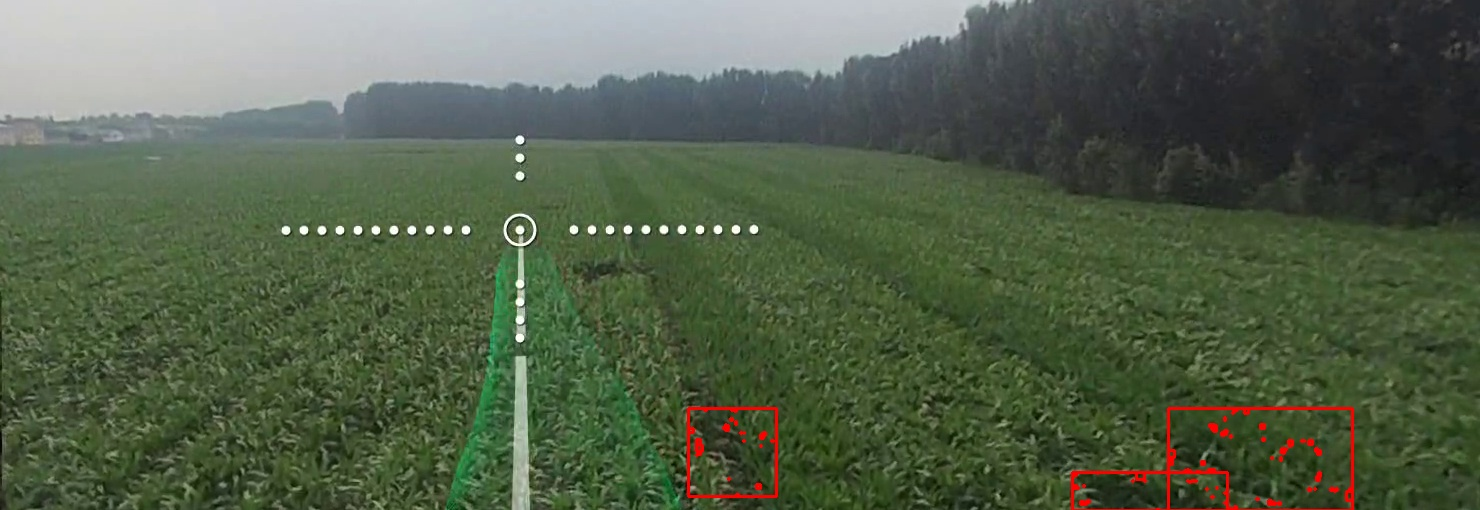
#> input picture data/images/box.jpg, 1480 x 510 px
$ python -i mask_generator.py   (imports and definitions only)
#> lines starting #> are read from the running program, lines starting #| are printed output that depends on the picture; after the words box and inside, x2 and y2 are one past the last pixel; in counts of white or black regions, pixels touching at a corner belong together
import cv2
import numpy as np

def generate_mask(
    input_path: str,
    output_path: str,
    threshold_value: int = 60,
    min_area: int = 2000,
    kernel: np.ndarray = cv2.getStructuringElement(cv2.MORPH_ELLIPSE, (7, 7))
):
    """Generate sparse-area mask from ExG image."""
#> called with input_path = '../../data/images/box.jpg', output_path = 'out.png', threshold_value = 60, min_area = 2000, kernel = array of shape (7, 7)
    img = cv2.imread(input_path)
#> img is the input picture: shape (510, 1480, 3); mean B, G, R 74.2, 96.1, 83.4
    if img is None:
        print(f"❌ Failed to load image: {input_path}")
        return
    gray = cv2.cvtColor(img, cv2.COLOR_BGR2GRAY)
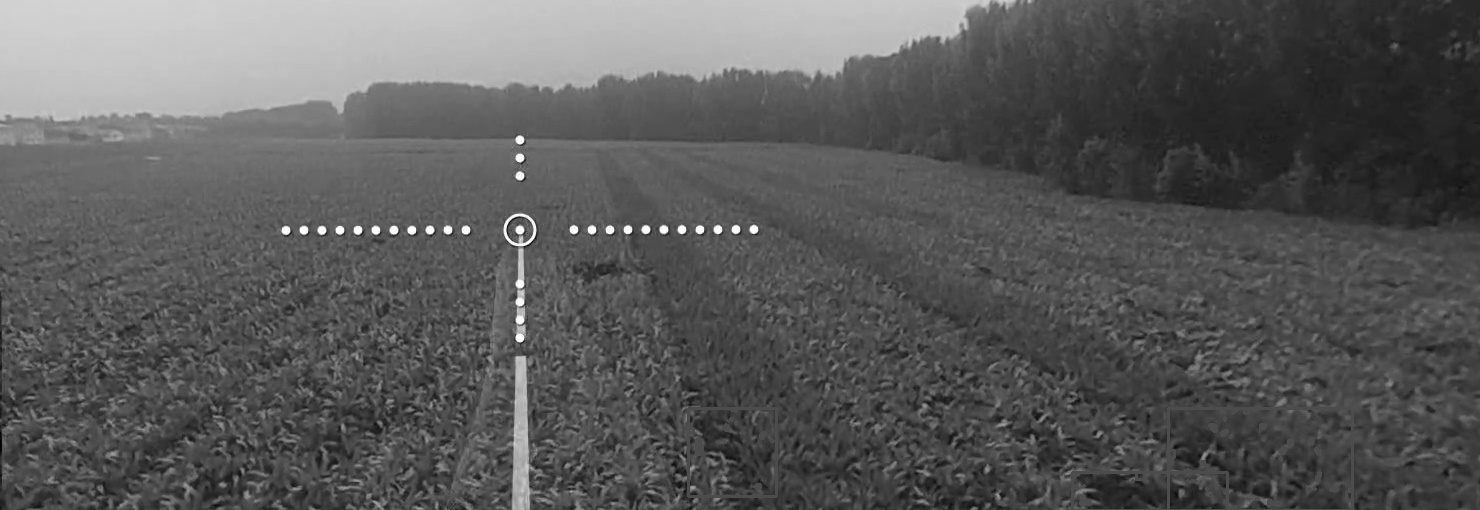
#> gray: shape (510, 1480); min 1, max 254, mean 89.8

    _, thresh = cv2.threshold(gray, threshold_value, 255, cv2.THRESH_BINARY_INV)
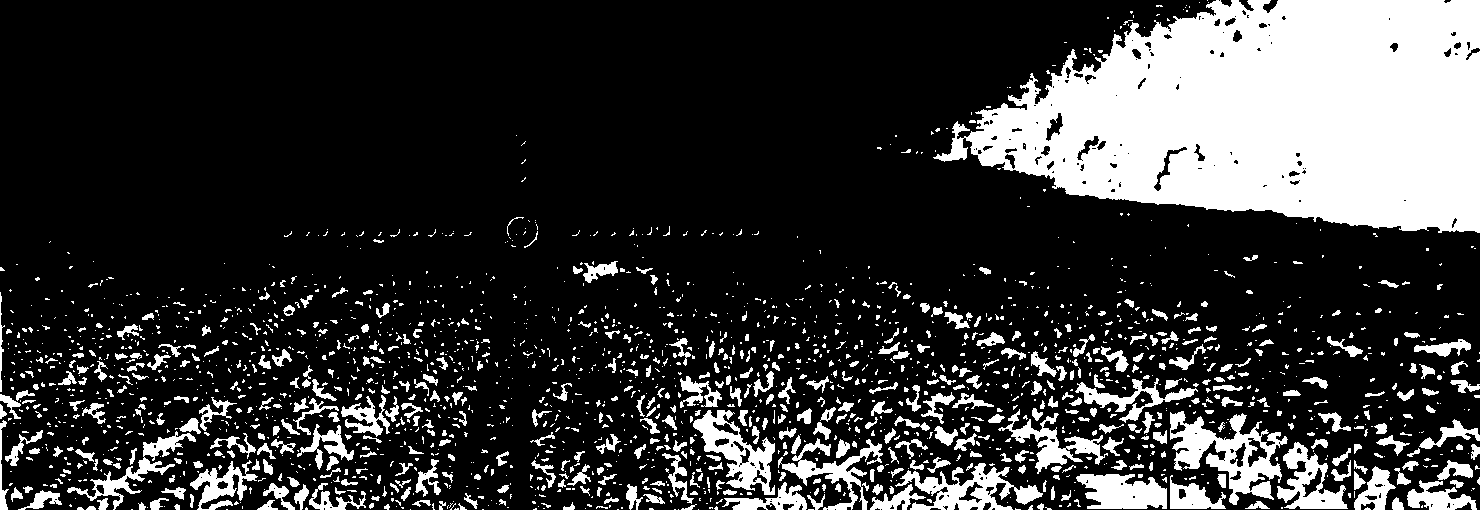
#> thresh: shape (510, 1480); 21.4% white; 2049 white regions (1508 under 20 px), largest, box (x1, y1, x2, y2) and area: (933, 0, 1480, 233) 88538, (1170, 411, 1288, 505) 4471, (895, 463, 1043, 510) 2871
    opened = cv2.morphologyEx(thresh, cv2.MORPH_OPEN, kernel)
#> opened: shape (510, 1480); 15.3% white; 193 white regions, largest, box (x1, y1, x2, y2) and area: (967, 0, 1480, 233) 86576, (1175, 419, 1280, 494) 2717, (1077, 474, 1167, 509) 2173
    closed = cv2.morphologyEx(opened, cv2.MORPH_CLOSE, kernel)
#> closed: shape (510, 1480); 15.9% white; 132 white regions, largest, box (x1, y1, x2, y2) and area: (941, 0, 1480, 233) 88851, (1175, 415, 1280, 504) 3848, (1077, 474, 1222, 510) 3239

    num_labels, labels, stats, _ = cv2.connectedComponentsWithStats(closed, connectivity=8)
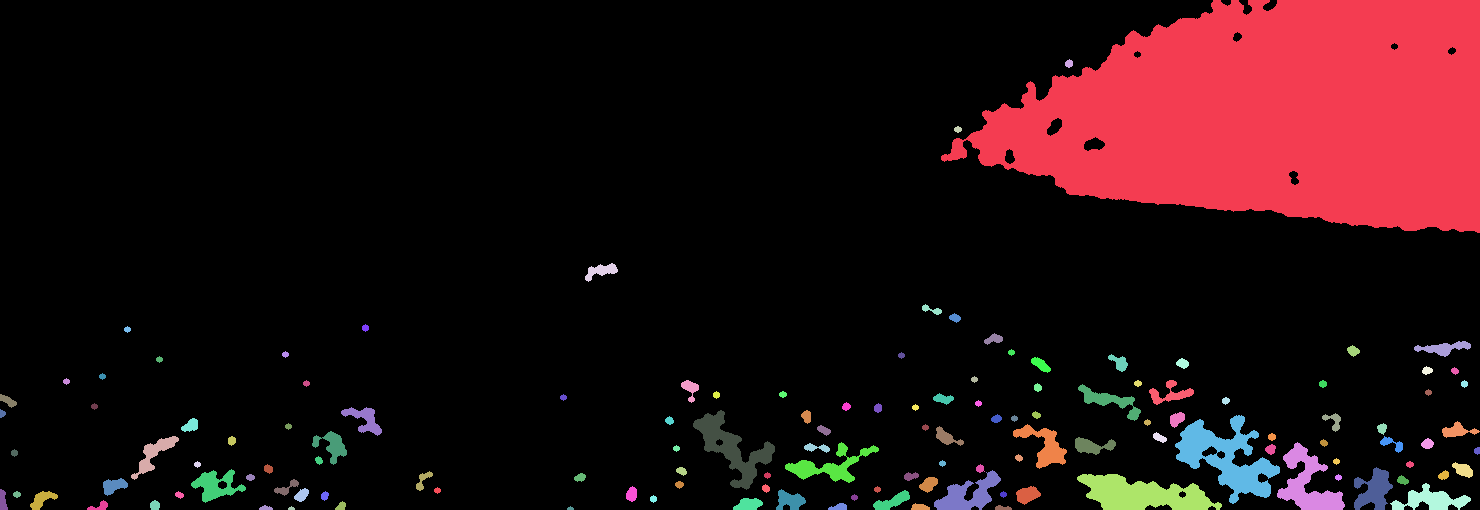
#> labels: shape (510, 1480) int32; 133 distinct labels, from 0 to 132; one colour per label, 0 black
#> num_labels = 133; stats = 133 rows, first 6: [0, 0, 1480, 510, 634909], [941, 0, 539, 233, 88851], [1065, 59, 8, 9, 53], [954, 126, 8, 7, 40], [585, 263, 33, 19, 298], [922, 304, 20, 11, 95]
    mask = np.zeros_like(gray)
    for i in range(1, num_labels):
        if stats[i, cv2.CC_STAT_AREA] >= min_area:
            mask[labels == i] = 255
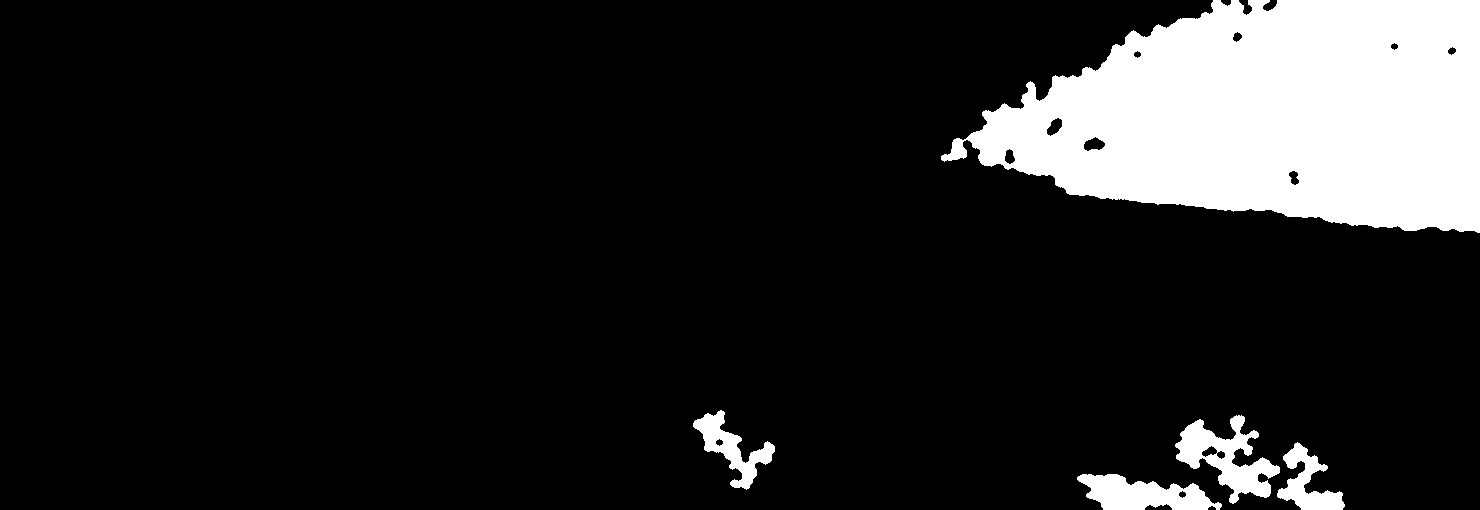
#> mask: shape (510, 1480); 13.3% white; 5 white regions, box (x1, y1, x2, y2) and area: (941, 0, 1480, 233) 88851, (1175, 415, 1280, 504) 3848, (1077, 474, 1222, 510) 3239, (693, 410, 775, 490) 2170, (1277, 442, 1345, 510) 2004

    mask[:int(gray.shape[0] / 2), :] = 0
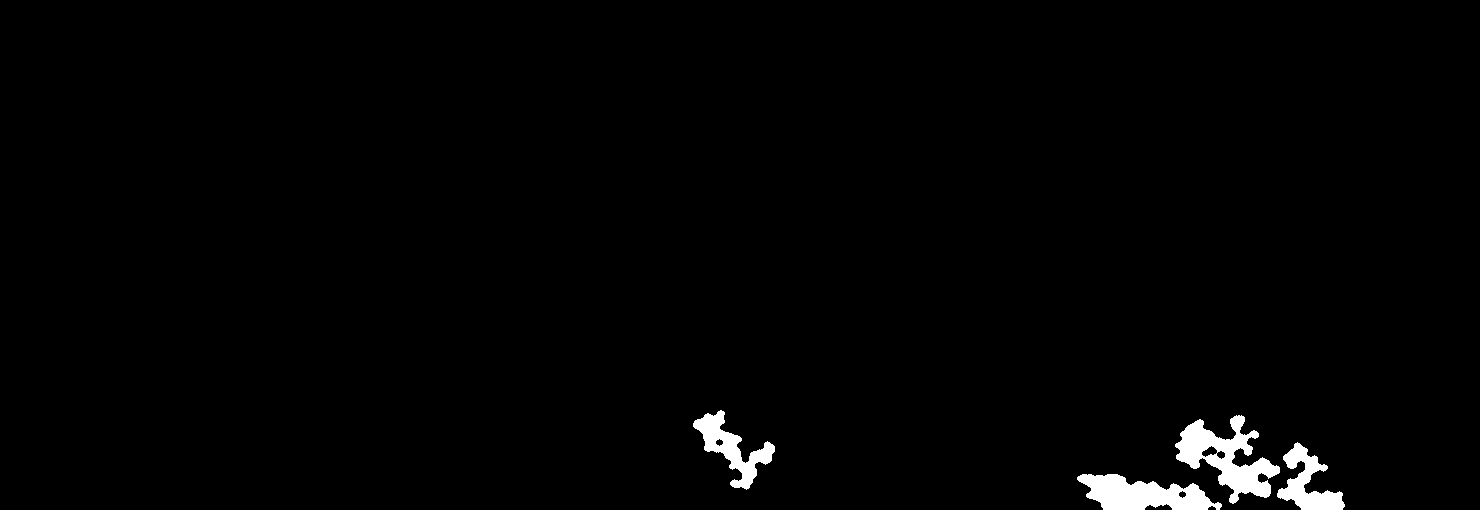
#> mask: shape (510, 1480); 1.5% white; 4 white regions, box (x1, y1, x2, y2) and area: (1175, 415, 1280, 504) 3848, (1077, 474, 1222, 510) 3239, (693, 410, 775, 490) 2170, (1277, 442, 1345, 510) 2004

    mask_bgr = cv2.cvtColor(mask, cv2.COLOR_GRAY2BGR)
    cv2.imwrite(output_path, mask_bgr)
    print(f"✅ Saved mask: {output_path}")

>>> result = generate_mask('../../data/images/box.jpg', 'out.png')

$ run again, on data/images/exg.jpg
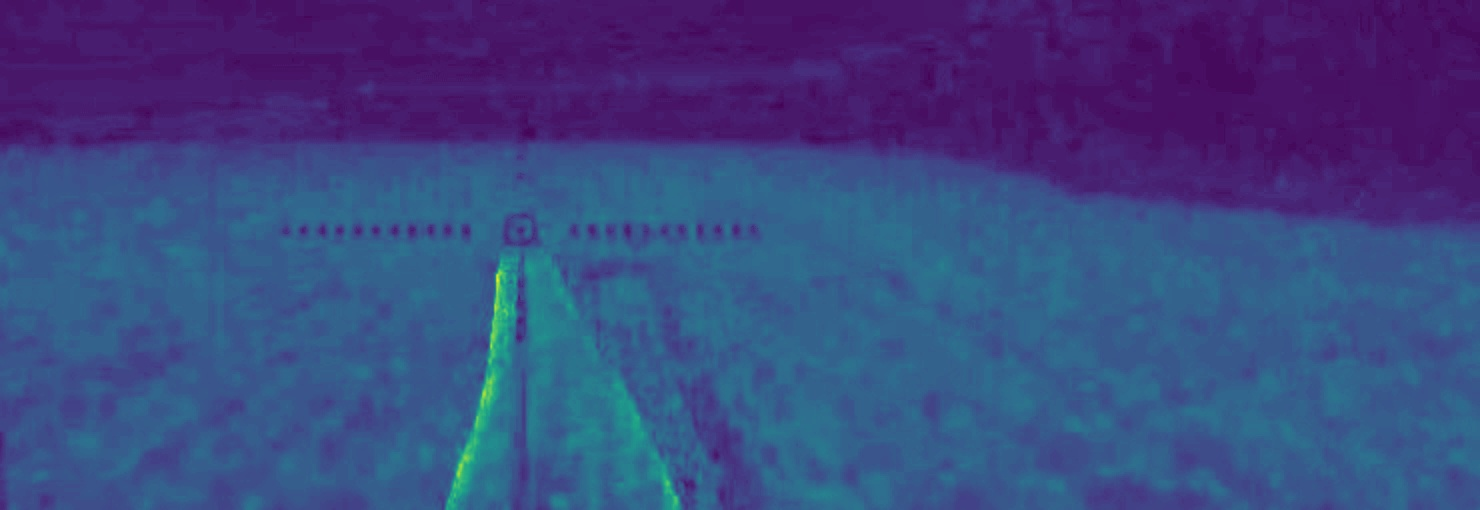
#> input picture data/images/exg.jpg, 1480 x 510 px
#> in generate_mask, img is the input picture: shape (510, 1480, 3); mean B, G, R 129.1, 71.2, 59.5
#> in generate_mask, `_, thresh = cv2.threshold(gray, threshold_value, 255, cv2.THRESH_BINAR..`:
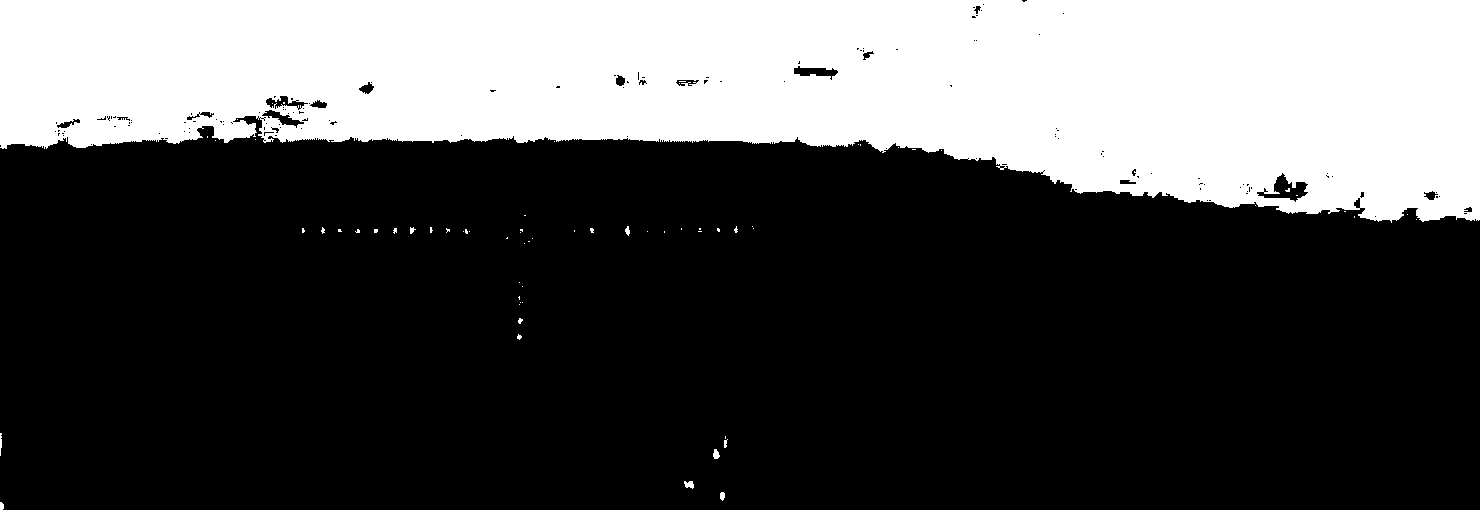
#> thresh: shape (510, 1480); 31.5% white; 68 white regions (58 under 20 px), largest, box (x1, y1, x2, y2) and area: (0, 0, 1480, 223) 237025, (684, 481, 694, 489) 57, (713, 449, 720, 459) 50
#> opened: shape (510, 1480); 31.2% white; 3 white regions, box (x1, y1, x2, y2) and area: (0, 0, 1480, 222) 235404, (266, 117, 280, 128) 114, (0, 502, 4, 510) 27
#> closed: shape (510, 1480); 31.4% white; 3 white regions (1 under 20 px), largest, box (x1, y1, x2, y2) and area: (0, 0, 1480, 222) 236740, (0, 502, 4, 510) 28
#> in generate_mask, `num_labels, labels, stats, _ = cv2.connectedComponentsWithStats(closed..`:
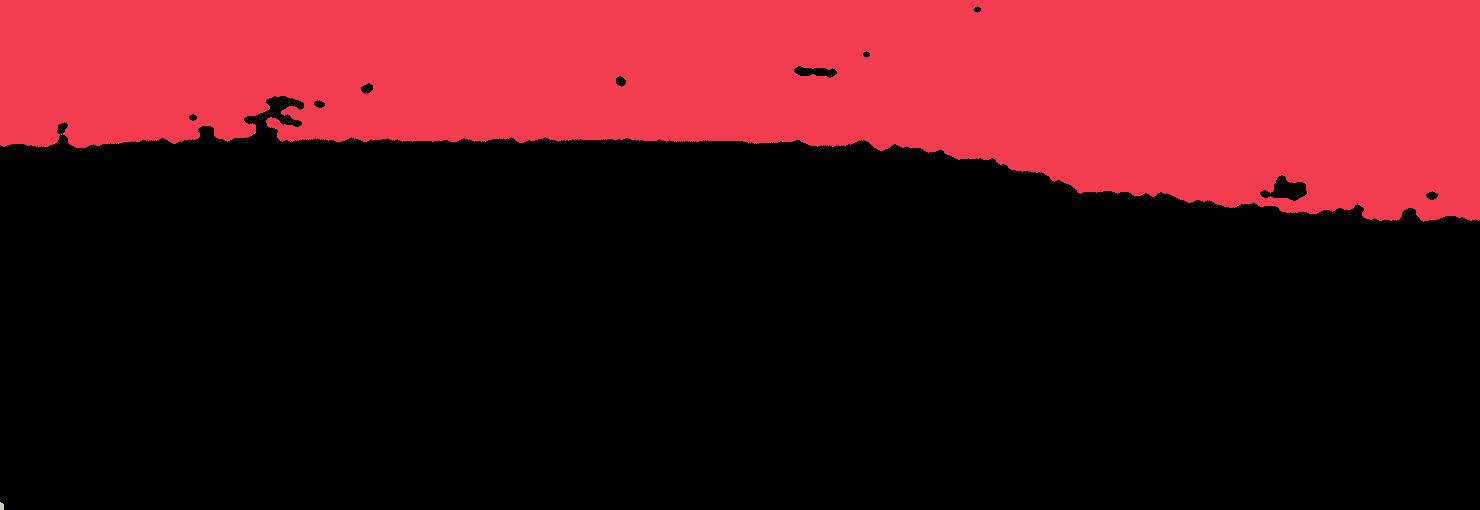
#> labels: shape (510, 1480) int32; 4 distinct labels, from 0 to 3; one colour per label, 0 black
#> num_labels = 4; stats = [[0, 6, 1480, 504, 518031], [0, 0, 1480, 222, 236740], [61, 134, 1, 1, 1], [0, 502, 4, 8, 28]]
#> mask_bgr: shape (510, 1480, 3); every value is 0
